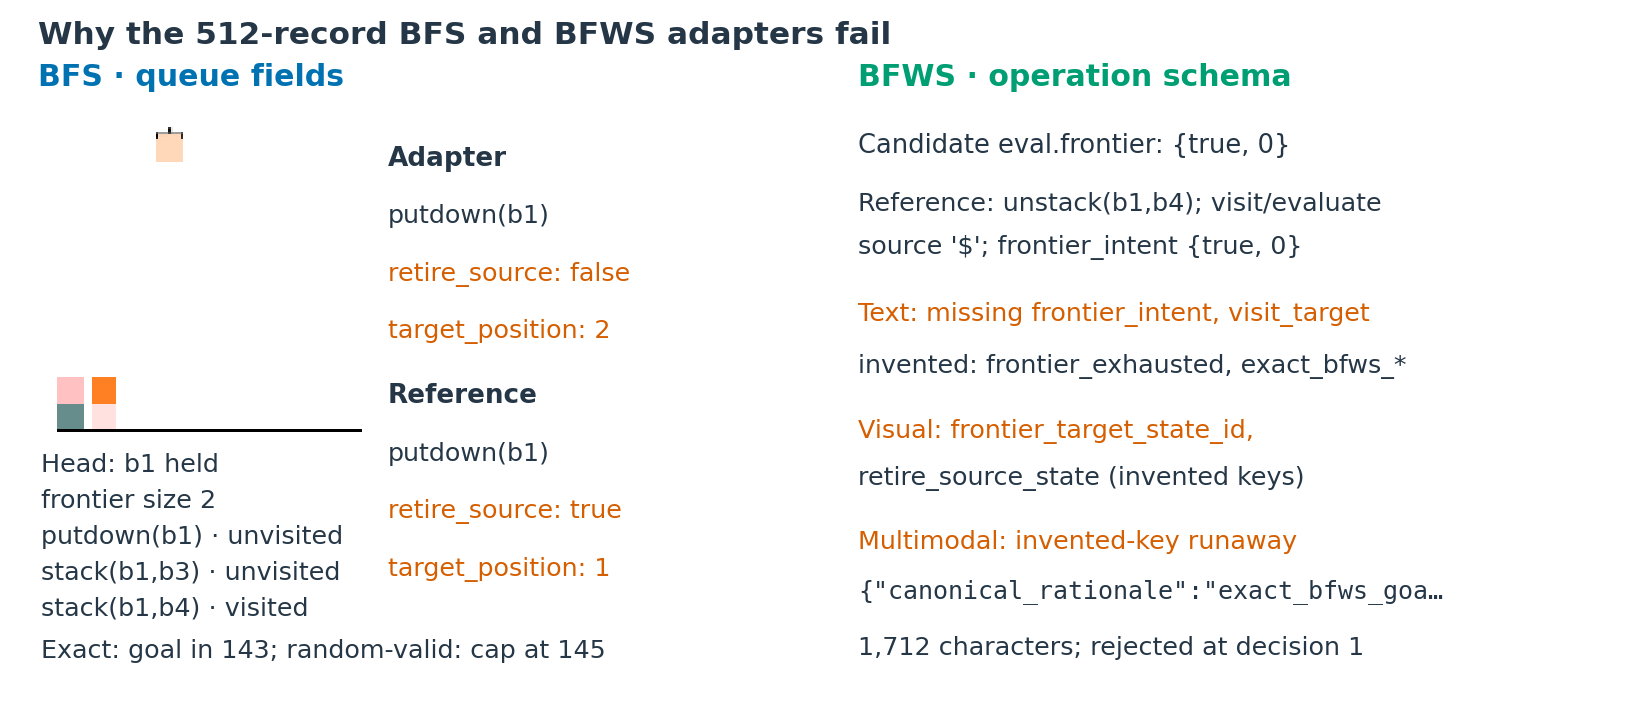

Generate this figure with Python:
"""512-record BFS and BFWS failure mechanisms across 24 tasks × 3 modalities.

Evidence: outputs/expanded-study/v1/baseline/episodes/{text,visual,multimodal}-state/
expanded-final__*/{bfs,best_first_width}-{process_sft,exact_reference,random_valid}.json.gz
(events[].{input,raw_output,accepted,view}, result); failure-mechanism-tables/
failures-by-cell.csv; cached policy scenes from panel-v2/views/blocksworld-expanded-911101.
The task was nominated in issue #145; selection is illustrative, not pre-registered.
"""
import csv
import io
import json

import matplotlib.pyplot as plt

from _style import EVIDENCE_ROOT, ARM_STYLE
from fig_qual_trace_solved import BASE, CATALOG, TASK, ORANGE, INK, MUTED, episode, gz, scene, save, text

OBS = ("text-state", "visual-state", "multimodal-state")


def aggregate():
    # Evidence: all 72 baseline episodes/algorithm; CSV strata include 27 BFS
    # process_sft episodes/modality, while the present main grid has 24.
    table = list(csv.DictReader(io.StringIO((EVIDENCE_ROOT / "docs/experiments/expanded-study/failure-mechanism-tables/failures-by-cell.csv").read_text())))
    for obs in OBS:
        for alg, expected in (("bfs", {"other_invariant_violation": 26 if obs != "visual-state" else 24,
                                               "invalid_frontier_operation": 1 if obs != "visual-state" else 2}),
                              ("best_first_width", {"malformed_output": 24})):
            rows = [r for r in table if r["algorithm_family"] == alg and r["modality"] == obs and r["arm"] == "process_sft"]
            assert {r["failure_kind"]: int(r["failures"]) for r in rows} == expected
            assert {int(r["stratum_episodes"]) for r in rows} == {27 if alg == "bfs" else 24}
    # The extra 3 BFS episodes/observation type are outside this main-grid
    # count; their identification as DAgger original_process_sft is unverified.
    tasks = sorted((EVIDENCE_ROOT / BASE / "text-state").glob("expanded-final__*"))
    assert len(tasks) == 24
    bfs = {"bookkeeping": 0, "unvisited": 0, "visited": 0, "retire": 0}
    bfws = {"unparseable": 0, "invented_schema": 0, "reference_action": 0}
    expected_keys = {"action", "evaluate_target", "frontier_intent", "source_state_id", "visit_target"}
    for obs in OBS:
        assert {p.name for p in (EVIDENCE_ROOT / BASE / obs).glob("expanded-final__*")} == {p.name for p in tasks}
        for task in tasks:
            for algorithm in ("bfs", "best_first_width"):
                root = f"{BASE}/{obs}/{task.name}/{algorithm}"
                learned, reference = gz(root + "-process_sft.json.gz"), gz(root + "-exact_reference.json.gz")
                assert learned["result"]["termination_reason"] == "deterministic_invalid_operation"
                failed = learned["events"][-1]
                assert failed["accepted"] is False and all(e["accepted"] for e in learned["events"][:-1])
                if algorithm == "best_first_width":
                    assert len(learned["events"]) == learned["result"]["decision_count"] == 1
                    try:
                        output = json.loads(failed["raw_output"])
                    except json.JSONDecodeError:
                        bfws["unparseable"] += 1
                        continue
                    typed = output["typed_operation"]
                    assert isinstance(typed, dict) and set(typed) != expected_keys
                    bfws["invented_schema"] += 1
                    ref_op = json.loads(reference["events"][0]["raw_output"])["typed_operation"]
                    bfws["reference_action"] += typed.get("action") == ref_op["action"]
                    continue
                operation = json.loads(failed["raw_output"])["typed_operation"]
                if operation.get("operation_type") == "retire_frontier":
                    bfs["retire"] += 1
                    continue
                assert set(operation) == expected_keys
                head = failed["input"]["observation"]["state_id"]
                matches = [event for event in reference["events"]
                           if event["input"]["observation"]["state_id"] == head
                           and json.loads(event["raw_output"])["typed_operation"].get("action") == operation["action"]]
                assert matches, (obs, task.name, operation)
                prior = [e for e in learned["events"][:-1]
                         if e["input"]["observation"]["state_id"] == head
                         and json.loads(e["raw_output"])["typed_operation"].get("action") == operation["action"]]
                bfs["visited" if prior else "unvisited"] += 1
                ref_op = json.loads(reference["events"][failed["index"]]["raw_output"])["typed_operation"]
                assert operation["frontier_intent"] != ref_op["frontier_intent"]
                bfs["bookkeeping"] += 1
    assert bfs == {"bookkeeping": 68, "unvisited": 67, "visited": 1, "retire": 4}, bfs
    assert bfws == {"unparseable": 32, "invented_schema": 40, "reference_action": 17}, bfws
    return bfs, bfws


def main():
    counts = aggregate()
    catalog = gz(CATALOG)
    bfs = [episode(obs, "bfs", "process_sft") for obs in OBS]
    bfs_ref = episode("text-state", "bfs", "exact_reference")
    bfs_random = episode("text-state", "bfs", "random_valid")
    assert (bfs_ref["result"]["termination_reason"], bfs_ref["result"]["decision_count"]) == ("goal_reached", 143)
    assert (bfs_random["result"]["termination_reason"], bfs_random["result"]["decision_count"]) == ("expansion_budget_exhausted", 145)
    assert all(d["result"]["termination_reason"] == "deterministic_invalid_operation" and d["result"]["decision_count"] == 3 and len(d["events"]) == 3 and all(e["accepted"] for e in d["events"][:2]) for d in bfs)
    assert len({d["events"][2]["raw_output"] for d in bfs}) == 1
    bfws = [episode(obs, "best_first_width", "process_sft") for obs in OBS]
    bfws_ref = [episode(obs, "best_first_width", "exact_reference") for obs in OBS]
    # Evidence: checkpoint-matched reports under outputs/matched_modalities/v3
    # and v5/training/{observation}/{algorithm}/report.json.
    for report in bfs + bfws:
        checkpoint = report["checkpoint"]
        training = json.loads((EVIDENCE_ROOT / checkpoint).parent.joinpath("report.json").read_text())
        assert training["final_checkpoint"] == checkpoint and training["train_records"] == 512
        assert len(training["training_record_ids"]) == 512
    assert all(d["result"]["termination_reason"] == "deterministic_invalid_operation" and d["result"]["decision_count"] == 1 and len(d["events"]) == 1 and not d["events"][0]["accepted"] for d in bfws)
    left = json.loads(bfs[0]["events"][2]["raw_output"])["typed_operation"]
    right = json.loads(bfs_ref["events"][2]["raw_output"])["typed_operation"]
    assert left["action"] == right["action"] == {"name": "putdown", "args": ["b1"]}
    assert left["frontier_intent"] == {"retire_source": False, "target_position": 2}
    assert right["frontier_intent"] == {"retire_source": True, "target_position": 1}
    assert all(d["events"][2]["input"]["observation"]["frontier_size"] == 2 for d in bfs)
    assert set(bfs[0]["events"][2]["input"]["observation"]["state_atoms"]) == set(catalog["states"][1]["atoms"])
    # Candidate list follows the exact BFS continuation: the third operation
    # revisits the initial state. Runtime's first two successors are unvisited.
    assert [json.loads(e["raw_output"])["typed_operation"]["action"] for e in bfs_ref["events"][2:4]] == [
        {"name": "putdown", "args": ["b1"]}, {"name": "stack", "args": ["b1", "b3"]}]
    assert all(e["accepted"] for e in bfs_ref["events"][2:4])
    visited = {frozenset(catalog["states"][i]["atoms"]) for i in (0, 1, 2)}
    assert all(frozenset(catalog["states"][e["successor_state"]]["atoms"]) not in visited
               for e in bfs_ref["events"][2:4])
    head_atoms = set(bfs[0]["events"][2]["input"]["observation"]["state_atoms"])
    assert {"holding(b1)", "clear(b4)"} <= head_atoms
    assert head_atoms - {"holding(b1)", "clear(b4)"} | {
        "arm-empty", "clear(b1)", "on(b1,b4)"} == set(catalog["states"][0]["atoms"])
    assert ["current-state", 1, 0] in bfs[1]["events"][2]["view"]["input_pages"]
    for learned, reference in zip(bfws, bfws_ref):
        ref = json.loads(reference["events"][0]["raw_output"])["typed_operation"]
        assert ref == {"action": {"args": ["b1", "b4"], "name": "unstack"}, "evaluate_target": True,
                       "frontier_intent": {"retire_source": True, "target_position": 0}, "source_state_id": "$", "visit_target": True}
        candidate = reference["events"][0]["input"]["observation"]["candidates"][0]
        objects = reference["events"][0]["input"]["task_context"]["objects"]
        assert candidate["eval"]["frontier"] == ref["frontier_intent"]
        assert (candidate["action"]["name"], [objects[i] for i in candidate["action"]["args"]]) == ("unstack", ["b1", "b4"])
    typed = [json.loads(d["events"][0]["raw_output"])["typed_operation"] for d in bfws[:2]]
    assert set(typed[0]) == {"action", "evaluate_target", "frontier_exhausted", "exact_bfws_goal_count_priority_successor", "exact_bfws_successor", "retire_source", "source_state_id"}
    assert set(typed[1]) == {"action", "frontier_target_state_id", "retire_source_state"}
    runaway = bfws[2]["events"][0]["raw_output"]
    assert len(runaway) == 1712 and '"action":{"args":["b1","b4"],"name":"unstack"}' in runaway
    assert '"exact_bfws_goal_count_priority_successor"' in runaway
    try:
        json.loads(runaway)
    except json.JSONDecodeError:
        pass
    else:
        raise AssertionError("multimodal runaway unexpectedly became valid JSON")
    assert all(op["action"] == {"args": ["b1", "b4"], "name": "unstack"} for op in typed)
    fig = plt.figure(figsize=(5.5, 2.4), facecolor="white")
    text(fig, .023, .939, "Why the 512-record BFS and BFWS adapters fail", size=7.5, weight="bold")
    text(fig, .023, .88, "BFS · queue fields", size=7.2, weight="bold", color="#0072B2")
    text(fig, .52, .88, "BFWS · operation schema", size=7.2, weight="bold", color="#009E73")
    # Evidence: BFS events[2] and exact events[2], plus the unlabelled
    # state-000001.png seen by the visual policy at its rejected operation.
    ax = fig.add_axes([.025, .39, .205, .44]);ax.imshow(scene(catalog, 1, bfs[1]["events"][2]), interpolation="nearest");ax.axis("off")
    text(fig, .025, .345, "Head: b1 held", size=6.1)
    text(fig, .025, .295, "frontier size 2", size=6.1)
    text(fig, .025, .245, "putdown(b1) · unvisited", size=6.1)
    text(fig, .025, .195, "stack(b1,b3) · unvisited", size=6.1)
    text(fig, .025, .145, "stack(b1,b4) · visited", size=6.1)
    text(fig, .235, .77, "Adapter", size=6.3, weight="bold")
    text(fig, .235, .69, "putdown(b1)", size=6.1)
    text(fig, .235, .61, "retire_source: false", size=6.1, color=ORANGE)
    text(fig, .235, .53, "target_position: 2", size=6.1, color=ORANGE)
    text(fig, .235, .44, "Reference", size=6.3, weight="bold")
    text(fig, .235, .36, "putdown(b1)", size=6.1)
    text(fig, .235, .28, "retire_source: true", size=6.1, color=ORANGE)
    text(fig, .235, .20, "target_position: 1", size=6.1, color=ORANGE)
    text(fig, .025, .086, "Exact: goal in 143; random-valid: cap at 145", size=6.1)
    # Evidence: BFWS first candidate.eval.frontier, all three process_sft
    # first raw operations, and exact_reference first typed operation.
    text(fig, .52, .787, "Candidate eval.frontier: {true, 0}", size=6.2)
    text(fig, .52, .707, "Reference: unstack(b1,b4); visit/evaluate", size=6.1)
    text(fig, .52, .647, "source '$'; frontier_intent {true, 0}", size=6.1)
    text(fig, .52, .554, "Text: missing frontier_intent, visit_target", size=6.1, color=ORANGE)
    text(fig, .52, .482, "invented: frontier_exhausted, exact_bfws_*", size=6.1)
    text(fig, .52, .391, "Visual: frontier_target_state_id,", size=6.1, color=ORANGE)
    text(fig, .52, .327, "retire_source_state (invented keys)", size=6.1)
    text(fig, .52, .237, "Multimodal: invented-key runaway", size=6.1, color=ORANGE)
    text(fig, .52, .17, f"{bfws[2]['events'][0]['raw_output'][:38]}…", size=6.0, family="DejaVu Sans Mono")
    text(fig, .52, .09, "1,712 characters; rejected at decision 1", size=6.1)
    save(fig, "fig_qual_trace_failures")
    print("Q2: BFS", counts[0], "BFWS", counts[1])


if __name__ == "__main__":
    main()
